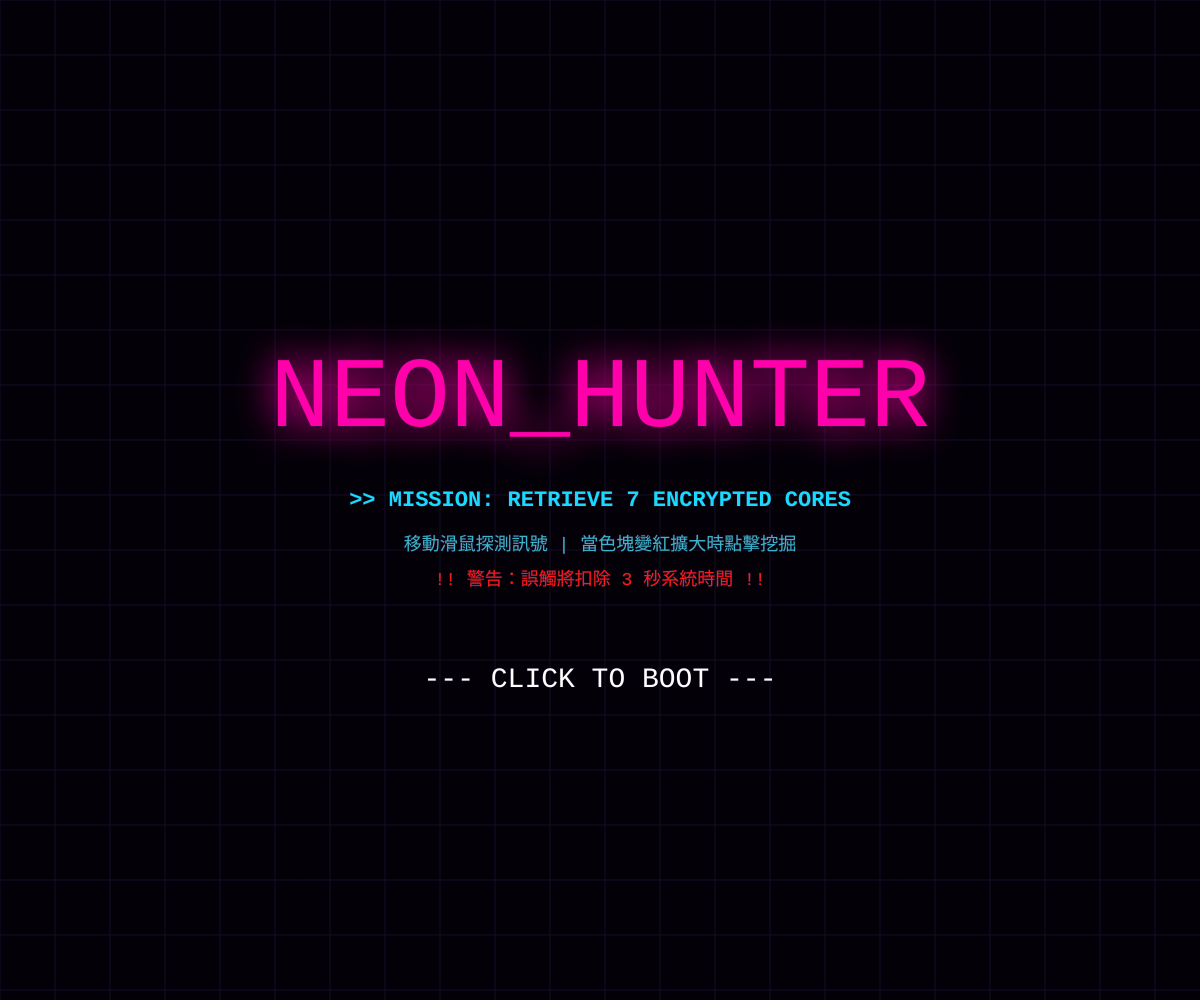
Frame 1 (no input)
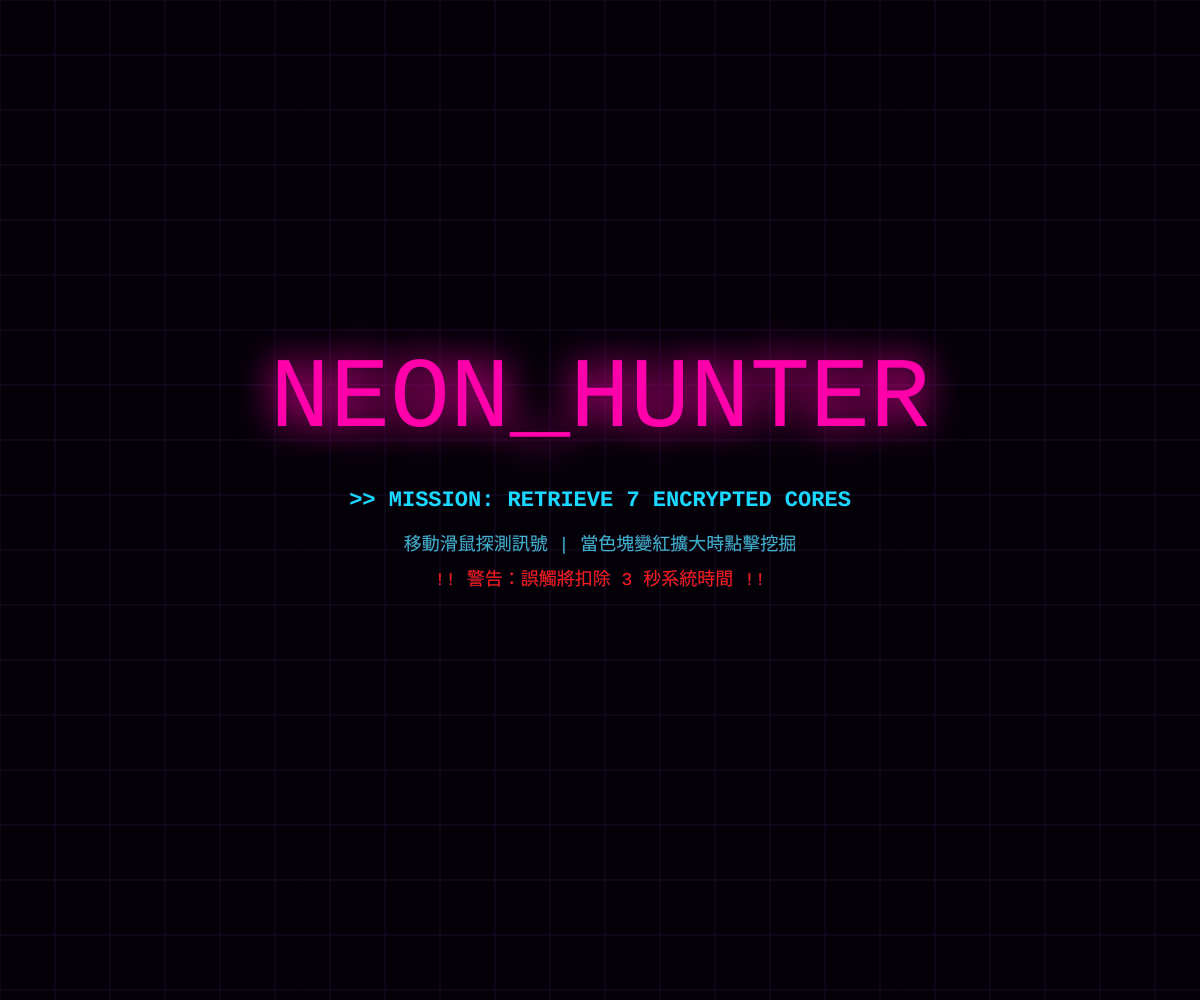
Frame 60 (no input)
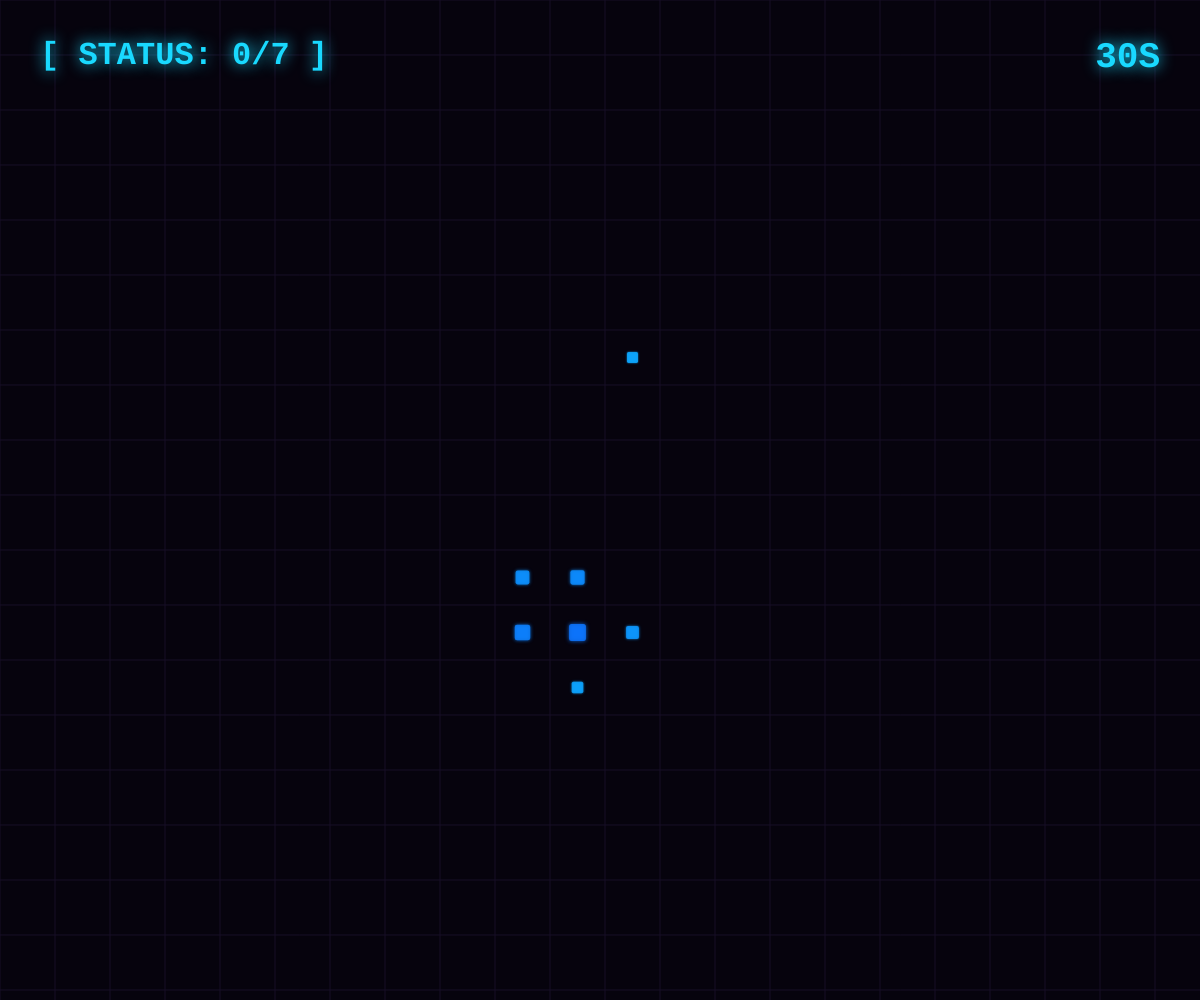
Frame 120 (the mouse pressed at the canvas centre since frame 60)

The p5.js sketch that drew these frames (run headless with seeded random() and noise() and a simulated clock; from frame 60 on, the mouse is pressed at the canvas centre):

// p5.js sketch
// ── sketch.js
let cols, rows;
let gridSize = 55; 
let mines = [];
let numMines = 7; 
let score = 0;
let gameState = "START"; // START, PLAY, WIN, GAMEOVER
let radarRange = 220;

// 計時器與特效
let timer = 30;
let lastTime = 0;
let shakeAmount = 0; 
let glitchAlpha = 0; 
let winParticles = []; // 成功畫面的粒子

function setup() {
  createCanvas(windowWidth, windowHeight);
  colorMode(HSB, 360, 100, 100, 100);
  textFont('Courier New'); 
  initializeGame();
}

function draw() {
  if (shakeAmount > 0) {
    translate(random(-shakeAmount, shakeAmount), random(-shakeAmount, shakeAmount));
    shakeAmount *= 0.85;
  }

  background(260, 80, 5); 

  if (gameState === "START") {
    drawCyberStartScreen();
  } else if (gameState === "PLAY") {
    runGame();
    updateTimer();
    drawGlitchOverlay(); 
  } else if (gameState === "WIN") {
    drawEpicWinScreen(); // 升級後的超帥成功頁面
  } else if (gameState === "GAMEOVER") {
    drawCyberGameOverScreen();
  }
}

function runGame() {
  drawCyberGrid();
  rectMode(CENTER);
  noStroke();

  for (let i = 0; i < floor(width / gridSize); i++) {
    for (let j = 0; j < floor(height / gridSize); j++) {
      let centerX = i * gridSize + gridSize / 2;
      let centerY = j * gridSize + gridSize / 2;
      let dMouse = dist(mouseX, mouseY, centerX, centerY);

      if (dMouse < radarRange) {
        let minD = Infinity;
        for (let m of mines) {
          if (!m.found) {
            let d = dist(centerX, centerY, m.x, m.y);
            if (d < minD) minD = d;
          }
        }
        let mouseFactor = map(dMouse, 0, radarRange, 1, 0);
        let mineFactor = map(minD, 0, radarRange, 1, 0);
        let intensity = mouseFactor * constrain(mineFactor, 0, 1);

        if (intensity > 0.08) {
          let hue = map(intensity, 0, 1, 190, 330); 
          let sz = map(intensity, 0, 1, gridSize * 0.1, gridSize * 1.3);
          drawingContext.shadowBlur = intensity * 25;
          drawingContext.shadowColor = color(hue, 95, 100);
          fill(hue, 95, 100, 85);
          rect(centerX, centerY, sz, sz, sz * 0.15);
          drawingContext.shadowBlur = 0;
        }
      }
    }
  }

  for (let m of mines) {
    if (m.found) m.display();
  }
  drawHUD();
}

// --- 超帥成功頁面 ---
function drawEpicWinScreen() {
  // 1. 動態背景：數位雨效果
  background(120, 100, 5, 40); 
  for (let i = 0; i < 20; i++) {
    fill(120, 80, 100, 30);
    textSize(14);
    text(round(random(0,1)), random(width), (frameCount * 5 + i * 100) % height);
  }

  // 2. 核心文字：RGB 分離與發光
  textAlign(CENTER, CENTER);
  let offset = sin(frameCount * 0.5) * 3;
  
  // 紅色偏移層
  fill(0, 100, 100, 150);
  textSize(95);
  text("ACCESS GRANTED", width / 2 + offset, height / 2 - 50);
  
  // 藍色偏移層
  fill(200, 100, 100, 150);
  text("ACCESS GRANTED", width / 2 - offset, height / 2 - 50);

  // 主文字層
  drawingContext.shadowBlur = 40;
  drawingContext.shadowColor = color(120, 100, 100);
  fill(120, 80, 100);
  text("ACCESS GRANTED", width / 2, height / 2 - 50);
  drawingContext.shadowBlur = 0;

  // 3. 數據統計
  fill(0, 0, 100);
  textSize(22);
  let timeUsed = 30 - timer;
  text(`> SYSTEM_BREACH: 100% COMPLETE`, width / 2, height / 2 + 30);
  text(`> EXTRACTION_TIME: ${timeUsed} SECONDS`, width / 2, height / 2 + 65);
  
  // 4. 閃爍的返回按鈕
  let breathe = map(sin(frameCount * 0.1), -1, 1, 50, 100);
  fill(190, 90, breathe);
  textSize(20);
  text("--- CLICK TO RE-INITIALIZE ---", width / 2, height / 2 + 150);
  
  // 5. 擴散圓環
  noFill();
  stroke(120, 100, 100, 50);
  strokeWeight(2);
  let ringSz = (frameCount * 10) % (width * 1.5);
  ellipse(width/2, height/2, ringSz);
}

function drawCyberStartScreen() {
  background(260, 100, 3);
  drawCyberGrid();
  textAlign(CENTER, CENTER);
  drawingContext.shadowBlur = 40;
  drawingContext.shadowColor = color(320, 100, 100);
  fill(320, 100, 100);
  textSize(100); 
  text("NEON_HUNTER", width / 2, height / 2 - 100);
  drawingContext.shadowBlur = 0;

  fill(190, 90, 100);
  textSize(22);
  textStyle(BOLD);
  text(">> MISSION: RETRIEVE 7 ENCRYPTED CORES", width / 2, height / 2);
  
  textSize(18);
  textStyle(NORMAL);
  fill(190, 70, 80);
  text("移動滑鼠探測訊號 | 當色塊變紅擴大時點擊挖掘", width / 2, height / 2 + 45);
  fill(0, 90, 100);
  text("!! 警告：誤觸將扣除 3 秒系統時間 !!", width / 2, height / 2 + 80);
  
  if (frameCount % 40 < 20) {
    fill(0, 0, 100);
    textSize(28);
    text("--- CLICK TO BOOT ---", width / 2, height / 2 + 180);
  }
}

function drawHUD() {
  drawingContext.shadowBlur = 15;
  drawingContext.shadowColor = color(190, 90, 100);
  fill(190, 90, 100);
  textAlign(LEFT, TOP);
  textSize(32); 
  textStyle(BOLD);
  text(`[ STATUS: ${score}/${numMines} ]`, 40, 40);
  
  let timerCol = (timer < 10 && frameCount % 20 < 10) ? color(0, 100, 100) : color(190, 90, 100);
  fill(timerCol);
  textAlign(RIGHT, TOP);
  textSize(36);
  text(`${timer}S`, width - 40, 40);
  textStyle(NORMAL);
  drawingContext.shadowBlur = 0;
}

function drawCyberGameOverScreen() {
  background(0, 100, 5);
  textAlign(CENTER, CENTER);
  fill(0, 100, 100);
  textSize(90);
  text("TERMINATED", width / 2, height / 2 - 50);
  fill(0, 0, 100);
  textSize(24);
  text("CONNECTION LOST / TIME OVER", width / 2, height / 2 + 40);
  fill(190, 90, 100);
  text(">> CLICK TO RETRY <<", width / 2, height / 2 + 130);
}

function drawCyberGrid() {
  stroke(260, 60, 15);
  strokeWeight(1);
  for (let x = 0; x <= width; x += gridSize) line(x, 0, x, height);
  for (let y = 0; y <= height; y += gridSize) line(0, y, width, y);
}

function updateTimer() {
  if (millis() - lastTime >= 1000) {
    timer--;
    lastTime = millis();
  }
  if (timer <= 0) {
    timer = 0;
    gameState = "GAMEOVER";
  }
}

function drawGlitchOverlay() {
  if (glitchAlpha > 0) {
    fill(0, 100, 100, glitchAlpha * 0.3);
    rect(width/2, height/2, width, height);
    stroke(0, 100, 100, glitchAlpha);
    for(let i=0; i<10; i++) line(0, random(height), width, random(height));
    glitchAlpha -= 4;
  }
}

function initializeGame() {
  mines = [];
  score = 0;
  timer = 30;
  lastTime = millis();
  let c = floor(width / gridSize);
  let r = floor(height / gridSize);
  while (mines.length < numMines) {
    let col = floor(random(c));
    let row = floor(random(r));
    if (!mines.some(m => m.c === col && m.r === row)) {
      mines.push(new Mine(col, row));
    }
  }
}

class Mine {
  constructor(c, r) {
    this.c = c; this.r = r;
    this.x = c * gridSize + gridSize / 2;
    this.y = r * gridSize + gridSize / 2;
    this.found = false;
  }
  display() {
    push();
    translate(this.x, this.y);
    drawingContext.shadowBlur = 30;
    drawingContext.shadowColor = color(190, 100, 100);
    fill(190, 100, 100);
    rect(0, 0, gridSize * 0.7, gridSize * 0.7, 5);
    stroke(320, 100, 100);
    strokeWeight(3);
    noFill();
    rect(0, 0, gridSize * 1.1, gridSize * 1.1);
    pop();
  }
}

function mousePressed() {
  if (gameState === "WIN" || gameState === "GAMEOVER") {
    gameState = "START";
    return;
  }
  if (gameState === "START") {
    initializeGame();
    gameState = "PLAY";
    return;
  }
  if (gameState === "PLAY") {
    let col = floor(mouseX / gridSize);
    let row = floor(mouseY / gridSize);
    let hit = false;
    for (let m of mines) {
      if (m.c === col && m.r === row && !m.found) {
        m.found = true;
        score++;
        shakeAmount = 6; 
        if (score >= numMines) gameState = "WIN";
        hit = true;
        break;
      }
    }
    if (!hit) {
      timer -= 3; 
      shakeAmount = 30; 
      glitchAlpha = 100; 
    }
  }
}

function windowResized() {
  resizeCanvas(windowWidth, windowHeight);
}
